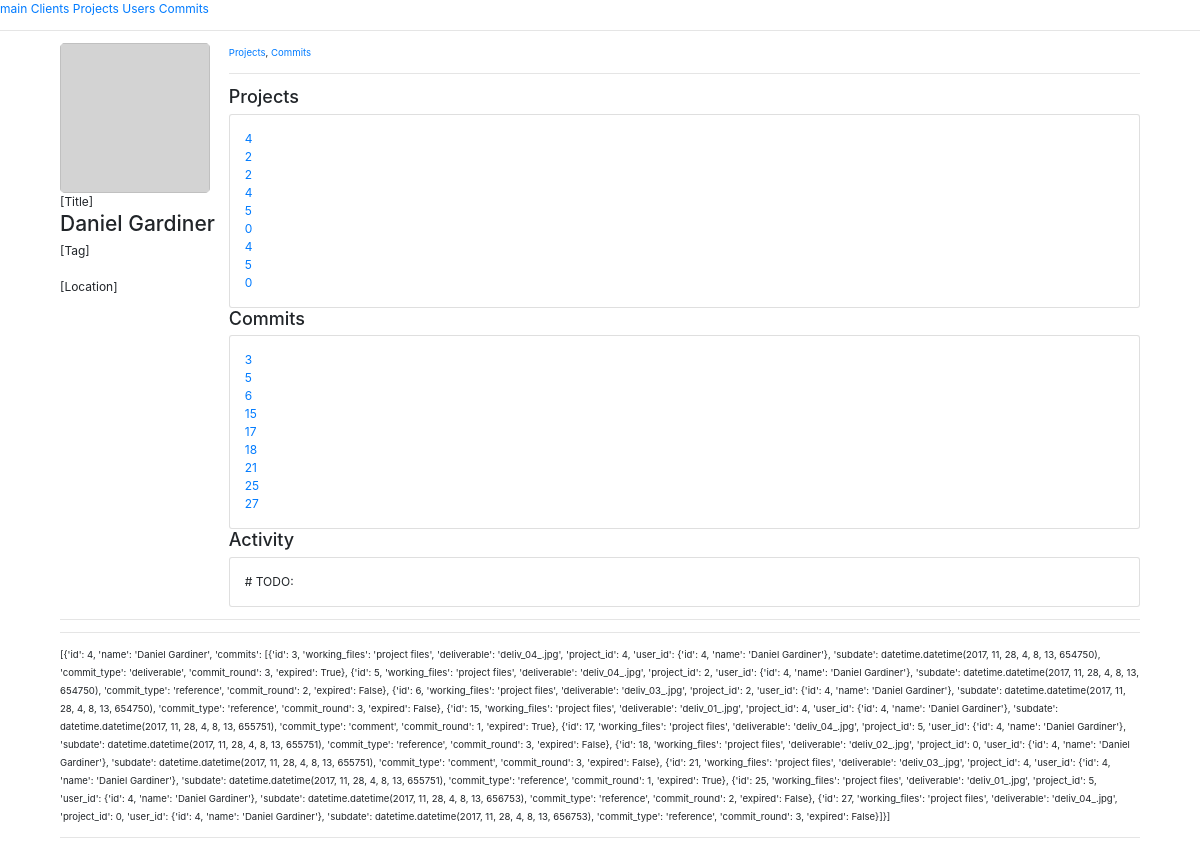
Page /user/4 on the committed database.
### app.py (models this page shows, shortened)
class User(db.Model):
    id = db.Column(db.Integer, primary_key=True)
    name = db.Column(db.String(80), nullable=False)
    commits = db.relationship('Commit',
        backref=db.backref('User', lazy=True))

class Commit(db.Model):
    id = db.Column(db.Integer, primary_key=True)
    working_files = db.Column(db.String)
    deliverable = db.Column(db.String)
    subdate = db.Column(db.DateTime, default=datetime.datetime.utcnow)
    commit_type = db.Column(db.String)
    commit_round = db.Column(db.Integer, default=1)
    expired = db.Column(db.Boolean, default=False)
    user_id = db.Column(db.Integer, db.ForeignKey('user.id'),
        nullable=False)
    project_id = db.Column(db.Integer, db.ForeignKey('project.id'),
        nullable=False)

### app.py (the view)
@app.route('/user/<int:id>')
def user(id):
    data = module.func.user_get(id)
    return render_template('user.html', data=data)

### module/func.py (called while the page is built)
def scheme_user(row, basic=False):
    if basic == False:
        commits = []
        for commit in row.commits:
            commits.append(scheme_commit(commit))
        return {
            'id': row.id,
            'name': row.name,
            'commits': commits
        }
    else:
        return {
            'id': row.id,
            'name': row.name
        }

def scheme_commit(row):
    user_row = app.User.query.filter_by(id=row.user_id).first()
    user = {
        'id': user_row.id,
        'name': user_row.name
    }
    return {
        'id': row.id,
        'working_files': row.working_files,
        'deliverable': row.deliverable,
        'project_id': row.project_id,
        'user_id': user,
        'subdate': row.subdate,
        'commit_type': row.commit_type,
        'commit_round': row.commit_round,
        'expired': row.expired
    }

def user_get(id):
    row = app.User.query.filter_by(id=id).first()
    if row != None:
        output = []
        x = scheme_user(row)
        output.append(x)
        return output
    return []

### templates/user.html
{% extends "base.html" %}
{% block content %}
<div style="display:flex">
    <div style="width: 200px;">
        <img style="border-radius: 5px;background-color: lightgray;width:150px; height:150px;">
        [Title]<br>
        <h3>{{data.0.name}}</h3>
        [Tag]
        <br>
        <br>
        [Location]
    </div>
    <div style="width:100%;">
        <small><a href="">Projects</a>, <a href="">Commits</a></small>
        <hr>
        <div>
            <h4>Projects</h4>
            <div class="card" style="width: 100%;">
                <div class="card-body">
                    <p class="card-text">
                       {% for commit in data.0.commits %}
                       <a href="/project/{{commit.project_id}}">{{commit.project_id}}</a><br>
                       {% endfor %}
                    </p>
                </div>
            </div>
        </div>
        <div>
            {% for column, value in data.0.items() %}
            {% if column == 'commits' %}
            {% if column|length > 0 %}
            <h4>Commits</h4>
            <div class="card" style="width: 100%;">
                <div class="card-body">
                    <p class="card-text">
                    {% for commit in value %}
                    <a href="/commit/{{commit.id}}">{{commit.id}}</a><br>
                    {% endfor %}
                    </p>
                </div>
            </div>
            {% endif %}
            {% endif %}
            {% endfor %}
        </div>
        <div>
                <h4>Activity</h4>
                <div class="card" style="width: 100%;">
                    <div class="card-body">
                        <p class="card-text">
                            # TODO:
                        </p>
                    </div>
                </div>
            </div>
    </div>
</div>
<hr>
        <hr>
        <small>{{data}}</small>
{% endblock %}

### rows in the picture
User: name "Daniel Gardiner"
Commit: project_id "4", id "3"
Commit: project_id "2", id "5"
Commit: project_id "2", id "6"
Commit: project_id "4", id "15"
Commit: project_id "5", id "17"
Commit: project_id "0", id "18"
Commit: project_id "4", id "21"
Commit: project_id "5", id "25"
Commit: project_id "0", id "27"
